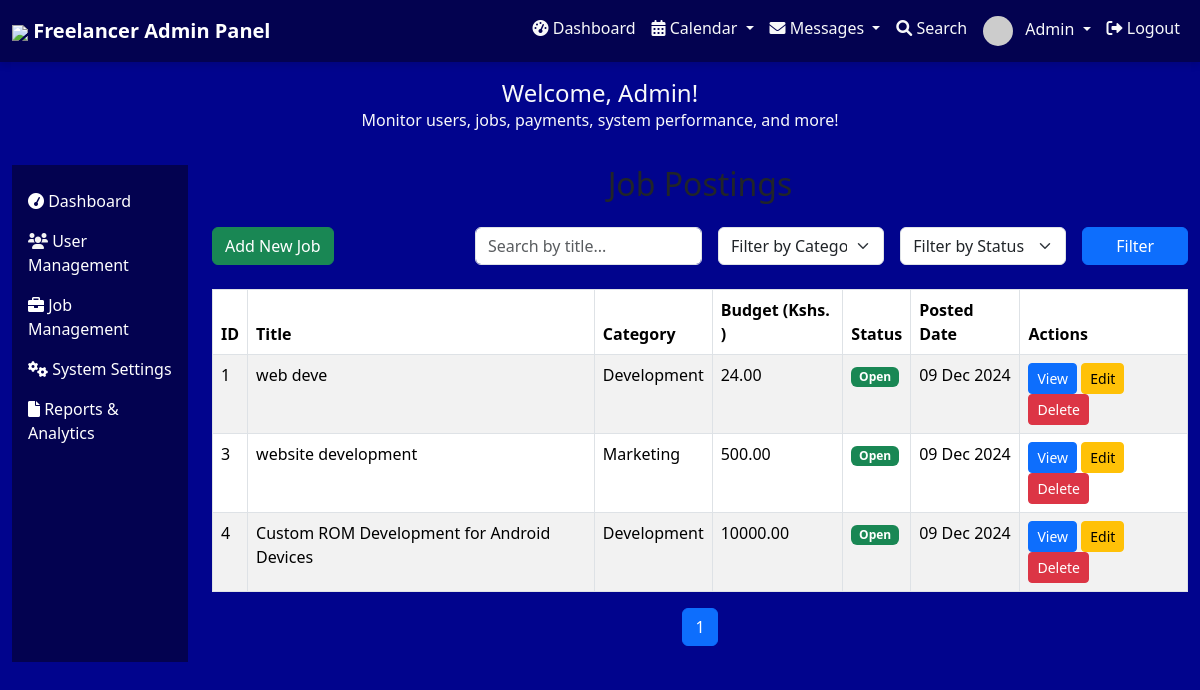
Page /admin_panel/job_postings/ on the earlier database version.
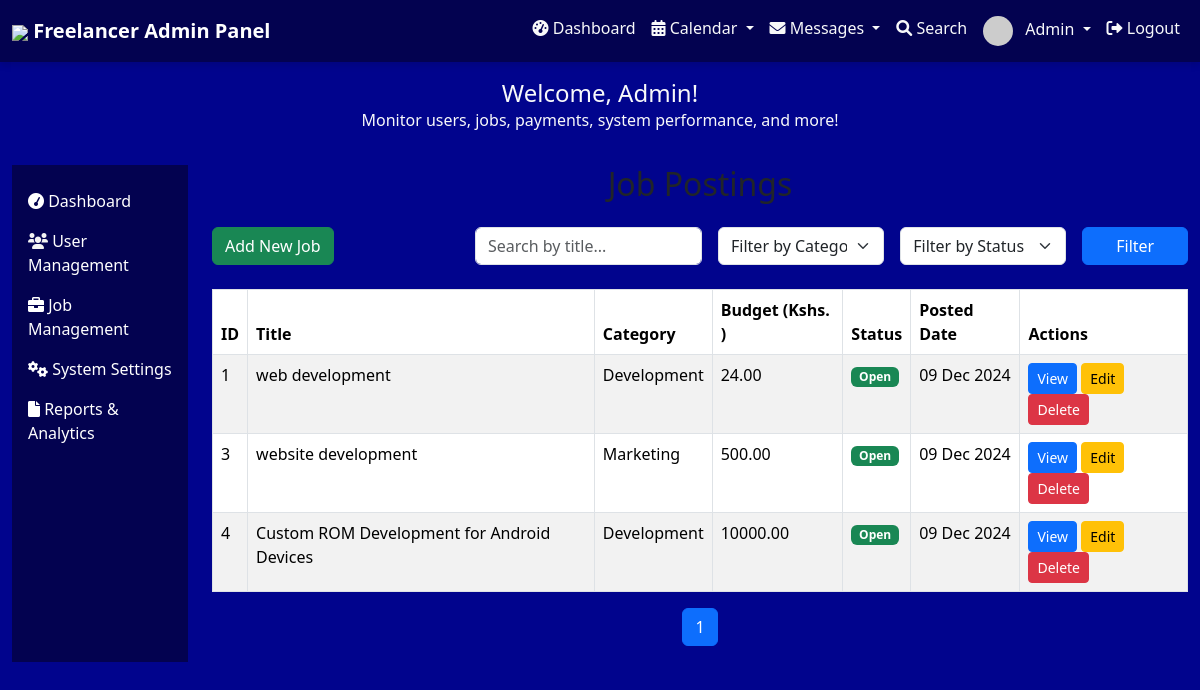
Same page on the later database version.
### admin_panel/models.py (models this page shows, shortened)
class JobPosting(models.Model):
    title = models.CharField(max_length=200)
    category = models.CharField(max_length=100)
    description = models.TextField()
    budget = models.DecimalField(max_digits=10, decimal_places=2)
    status = models.CharField(max_length=20, choices=[('Open', 'Open'), ('Closed', 'Closed')])
    created_at = models.DateTimeField(default=now)
    deadline = models.DateTimeField()
    current_applicants = models.IntegerField(default=0)
    max_applicants = models.IntegerField(null=True, blank=True)  # Optional
    tags = models.ManyToManyField('Tag', blank=True)

### admin_panel/views.py (the view)
# urls.py: path('job_postings/', views.job_postings, name='job_postings'),
def job_postings(request):
    search_query = request.GET.get('search', '')
    category_filter = request.GET.get('category', '')
    status_filter = request.GET.get('status', '')
    jobs = JobPosting.objects.all()
    if search_query:
        jobs = jobs.filter(title__icontains=search_query)
    if category_filter:
        jobs = jobs.filter(category=category_filter)
    if status_filter:
        jobs = jobs.filter(status=status_filter)
    paginator = Paginator(jobs, 10)  # 10 jobs per page
    page_number = request.GET.get('page')
    jobs = paginator.get_page(page_number)
    return render(request, 'admin_panel/job_postings.html', {'jobs': jobs})

### admin_panel/templates/admin_panel/job_postings.html (shortened to what this page needs)
{% extends 'base.html' %}
{% block content %}
<h2 class="text-center mb-4">Job Postings</h2>
<div class="d-flex justify-content-between align-items-center mb-4">
    <a href="{% url 'admin_add_job' %}" class="btn btn-success">
         Add New Job
    </a>
    <form method="get" action="" class="row g-3">
        <div class="col-md-4">
            <input type="text" name="search" class="form-control" placeholder="Search by title..." value="{{ request.GET.search }}">
        </div>
        <div class="col-md-3">
            <select name="category" class="form-select">
                <option value="">Filter by Category</option>
            </select>
        </div>
        <div class="col-md-3">
            <select name="status" class="form-select">
                <option value="">Filter by Status</option>
            </select>
        </div>
        <div class="col-md-2">
            <button type="submit" class="btn btn-primary w-100">Filter</button>
        </div>
    </form>
</div>
<div class="table-responsive">
    <table class="table table-striped table-bordered">
        <thead>
            <tr>
                <th>ID</th>
                <th>Title</th>
                <th>Category</th>
                <th>Budget (Kshs. )</th>
                <th>Status</th>
                <th>Posted Date</th>
                <th>Actions</th>
            </tr>
        </thead>
        <tbody>
            {% if jobs %}
                {% for job in jobs %}
                <tr>
                    <td>{{ job.id }}</td>
                    <td>{{ job.title }}</td>
                    <td>{{ job.category }}</td>
                    <td>{{ job.budget }}</td>
                    <td>
                        <span class="badge {% if job.status == 'Open' %}bg-success{% else %}bg-danger{% endif %}">
                            {{ job.status }}
                        </span>
                    </td>
                    <td>{{ job.created_at|date:"d M Y" }}</td>
                    <td>
                        <a href="{% url 'admin_view_job' job.id %}" class="btn btn-sm btn-primary">View</a>
                        <a href="{% url 'admin_edit_job' job.id %}" class="btn btn-sm btn-warning">Edit</a>
                        <a href="{% url 'admin_delete_job' job.id %}" class="btn btn-sm btn-danger">Delete</a>
                    </td>
                </tr>
                {% endfor %}
            {% else %}
                <tr>
                    <td colspan="7" class="text-center">No jobs found.</td>
                </tr>
            {% endif %}
        </tbody>
    </table>
</div>
{% if jobs.paginator %}
<div class="d-flex justify-content-center">
    <nav>
        <ul class="pagination">
            {% for page_num in jobs.paginator.page_range %}
                <li class="page-item {% if jobs.number == page_num %}active{% endif %}">
                    <a class="page-link" href="?page={{ page_num }}&{{ request.GET.urlencode }}">{{ page_num }}</a>
                </li>
            {% endfor %}
        </ul>
    </nav>
</div>
{% endif %}
{% endblock %}

### admin_panel/templates/base.html (shortened to what this page needs)
<!DOCTYPE html>
<html lang="en">
<head>
  <link href="https://cdn.jsdelivr.net/npm/bootstrap@5.3.3/dist/css/bootstrap.min.css" rel="stylesheet"></head>
  <link href="https://cdn.jsdelivr.net/npm/font-awesome/css/font-awesome.min.css" rel="stylesheet">
  <link href="https://daks2k3a4ib2z.cloudfront.net/5862ff0a48ddaea33e96e0ef/css/freelancer-cms.webflow.f510b9bc8.css" rel="stylesheet" type="text/css"/>
<body style="background: #01048d; height: 100%;">
  {% include 'admin_panel/navbar.html' %}
  <div class="container-fluid" style="background: #01048d; height: 100%;">
    <div class="row">
              <div class="col-12">
            <div class="alert alert-blue text-center" role="alert">
                <h4 class="mb-0 text-light">Welcome, Admin!</h4>
                <p class="mb-0 text-light">Monitor users, jobs, payments, system performance, and more!</p>
            </div>
        </div>
      <div class="col-md-2">
        {% include 'admin_panel/sidebar.html' %}
      </div>
      <div class="col-md-10">
        {% block content %}{% endblock %}
      </div>
    </div>
  </div>
  <script src="https://cdn.jsdelivr.net/npm/bootstrap@5.3.3/dist/js/bootstrap.bundle.min.js"></script></body>
</html>

### admin_panel/templates/admin_panel/navbar.html (shortened to what this page needs)
<link href="https://cdnjs.cloudflare.com/ajax/libs/font-awesome/6.0.0-beta3/css/all.min.css" rel="stylesheet">
<link rel="stylesheet" href="https://cdnjs.cloudflare.com/ajax/libs/animate.css/4.1.1/animate.min.css">
<nav class="navbar navbar-expand-lg ">
  <div class="container-fluid" data-collapse="medium" data-animation="default" data-duration="400" class="navbar w-nav">
    <a class="navbar-brand text-white fw-bold" href="{% url 'admin_dashboard' %}">
      <img src="http://uploads.webflow.com/5862ff0a48ddaea33e96e0ef/587523cda9cb9b0448b0f616_Logo.png" width="50" />
        Freelancer Admin  Panel
    </a>
    <div class="collapse navbar-collapse" id="navbarNav">
      <ul class="navbar-nav ms-auto">
        <li class="nav-item ">
          <a class="nav-link text-light" href="{% url 'admin_dashboard' %}">
            <i class="fas fa-tachometer-alt"></i>   Dashboard
          </a>
        </li>
        <li class="nav-item  dropdown">
          <a class="nav-link text-light dropdown-toggle" href="#" id="navbarDropdownCalendar" role="button" data-bs-toggle="dropdown" aria-expanded="false">
            <i class="fas fa-calendar-alt"></i> Calendar
          </a>
        </li>
        <li class="nav-item  dropdown">
          <a class="nav-link text-light dropdown-toggle" href="#" id="navbarDropdownMessages" role="button" data-bs-toggle="dropdown" aria-expanded="false">
            <i class="fas fa-envelope"></i> Messages
          </a>
        </li>
        <li class="nav-item ">
          <a class="nav-link text-light" href="#">
            <i class="fas fa-search"></i> Search
          </a>
        </li>
        <li class="nav-item  dropdown">
          <a class="nav-link text-light dropdown-toggle" href="#" id="navbarDropdownProfile" role="button" data-bs-toggle="dropdown" aria-expanded="false">
            <img src="https://via.placeholder.com/30" alt="Avatar" class="rounded-circle me-2"> Admin
          </a>
        </li>
        <li class="nav-item ">
          <a class="nav-link text-light" href="#">
            <i class="fas fa-sign-out-alt"></i> Logout
          </a>
        </li>
      </ul>
    </div>
  </div>
</nav>

### admin_panel/templates/admin_panel/sidebar.html (shortened to what this page needs)
<nav id="sidebarMenu" class=" sidebar" style="background: #030250; height:100%; color: white;">
    <div class="position-sticky pt-3">
        <ul class="nav flex-column">
            <li class="nav-item">
                <a class="nav-link active" href="/admin_panel/dashboard/" style="color: white;">
                    <i class="fa fa-tachometer" style="color: white;"></i>
                    <span class="menu-text" >Dashboard</span>
                </a>
            </li>
            <li class="nav-item">
                <a class="nav-link" href="/admin_panel/manage_users/" style="color: white;">
                    <i class="fa fa-users" style="color: #f3f3f3;"></i>
                    <span class="menu-text">User Management</span>
                </a>
            </li>
            <li class="nav-item">
                <a class="nav-link" href="/admin_panel/job_postings/" style="color: white;">
                    <i class="fa fa-briefcase" style="color: white;"></i>
                    <span class="menu-text">Job Management</span>
                </a>
            </li>
            <li class="nav-item">
                <a class="nav-link" href="/admin_panel/system_settings/" style="color: white;">
                    <i class="fa fa-cogs" style="color: white;"></i>
                    <span class="menu-text">System Settings</span>
                </a>
            </li>
            <li class="nav-item">
                <a class="nav-link" href="#" style="color: white;">
                    <i class="fa fa-file" style="color: white;"></i>
                    <span class="menu-text">Reports & Analytics</span>
                </a>
            </li>
        </ul>
    </div>
</nav>

### admin_panel/templates/admin_panel/navbar.html (style rules this page uses)
.navbar { background: #030250; box-shadow: 0px 4px 6px rgba(0, 0, 0, 0.1); }

Differences in the rows shown:
changed JobPosting id 1: title "web deve" → "web development"
